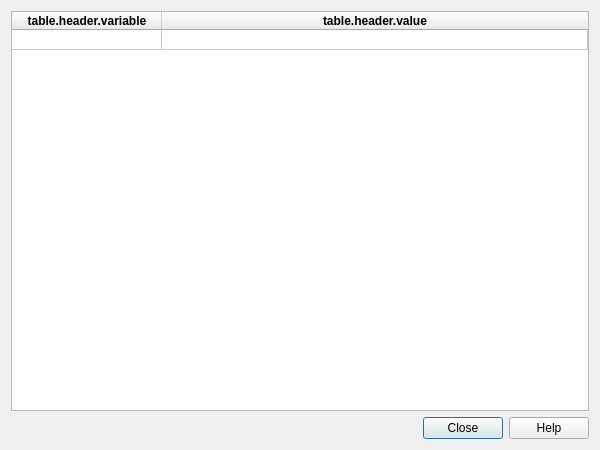
<?xml version="1.0" encoding="UTF-8"?>
<ui version="4.0">
 <class>PersistentVariablesDialog</class>
 <widget class="QDialog" name="PersistentVariablesDialog">
  <property name="geometry">
   <rect>
    <x>0</x>
    <y>0</y>
    <width>600</width>
    <height>450</height>
   </rect>
  </property>
  <property name="windowTitle">
   <string>window.title</string>
  </property>
  <layout class="QVBoxLayout" name="verticalLayout">
   <item>
    <widget class="QTableWidget" name="metadata_table">
     <property name="autoFillBackground">
      <bool>false</bool>
     </property>
     <property name="selectionMode">
      <enum>QAbstractItemView::ContiguousSelection</enum>
     </property>
     <property name="rowCount">
      <number>1</number>
     </property>
     <property name="columnCount">
      <number>2</number>
     </property>
     <attribute name="horizontalHeaderDefaultSectionSize">
      <number>150</number>
     </attribute>
     <attribute name="horizontalHeaderShowSortIndicator" stdset="0">
      <bool>false</bool>
     </attribute>
     <attribute name="horizontalHeaderStretchLastSection">
      <bool>true</bool>
     </attribute>
     <attribute name="verticalHeaderVisible">
      <bool>false</bool>
     </attribute>
     <attribute name="verticalHeaderMinimumSectionSize">
      <number>20</number>
     </attribute>
     <attribute name="verticalHeaderDefaultSectionSize">
      <number>20</number>
     </attribute>
     <row/>
     <column>
      <property name="text">
       <string>table.header.variable</string>
      </property>
      <property name="font">
       <font>
        <weight>75</weight>
        <bold>true</bold>
       </font>
      </property>
     </column>
     <column>
      <property name="text">
       <string>table.header.value</string>
      </property>
      <property name="font">
       <font>
        <weight>75</weight>
        <bold>true</bold>
       </font>
      </property>
     </column>
     <item row="0" column="0">
      <property name="text">
       <string/>
      </property>
      <property name="flags">
       <set>ItemIsSelectable|ItemIsEnabled</set>
      </property>
     </item>
     <item row="0" column="1">
      <property name="text">
       <string/>
      </property>
      <property name="flags">
       <set>ItemIsSelectable|ItemIsEnabled</set>
      </property>
     </item>
    </widget>
   </item>
   <item>
    <widget class="QDialogButtonBox" name="buttonBox">
     <property name="standardButtons">
      <set>QDialogButtonBox::Close|QDialogButtonBox::Help</set>
     </property>
    </widget>
   </item>
  </layout>
 </widget>
 <tabstops>
  <tabstop>buttonBox</tabstop>
 </tabstops>
 <resources/>
 <connections/>
</ui>
